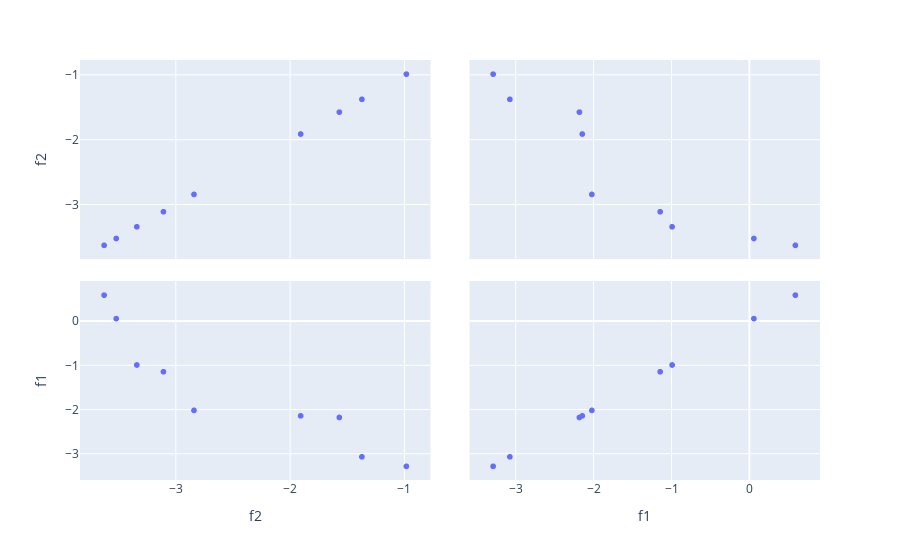

Notebook code cell kept with this figure:
### Code cell
px.scatter_matrix(df_pareto_remaining[objectives_remaining])

### Figure 1 — Plotly figure (JSON) as saved in the notebook; plotly's stock layout.template omitted (floating-point values rounded to 4 significant figures)
{"data": [{"dimensions": [{"axis": {"matches": true}, "label": "f2", "values": [-1.372, -1.569, -3.521, -0.983, -3.341, -2.841, -1.908, -3.108, -3.627]}, {"axis": {"matches": true}, "label": "f1", "values": [-3.069, -2.176, 0.06384, -3.284, -0.9865, -2.016, -2.139, -1.14, 0.5963]}], "hovertemplate": "%{xaxis.title.text}=%{x}<br>%{yaxis.title.text}=%{y}<extra></extra>", "legendgroup": "", "marker": {"color": "#636efa", "symbol": "circle"}, "name": "", "showlegend": false, "type": "splom"}], "layout": {"dragmode": "select", "legend": {"tracegroupgap": 0}, "margin": {"t": 60}}}
